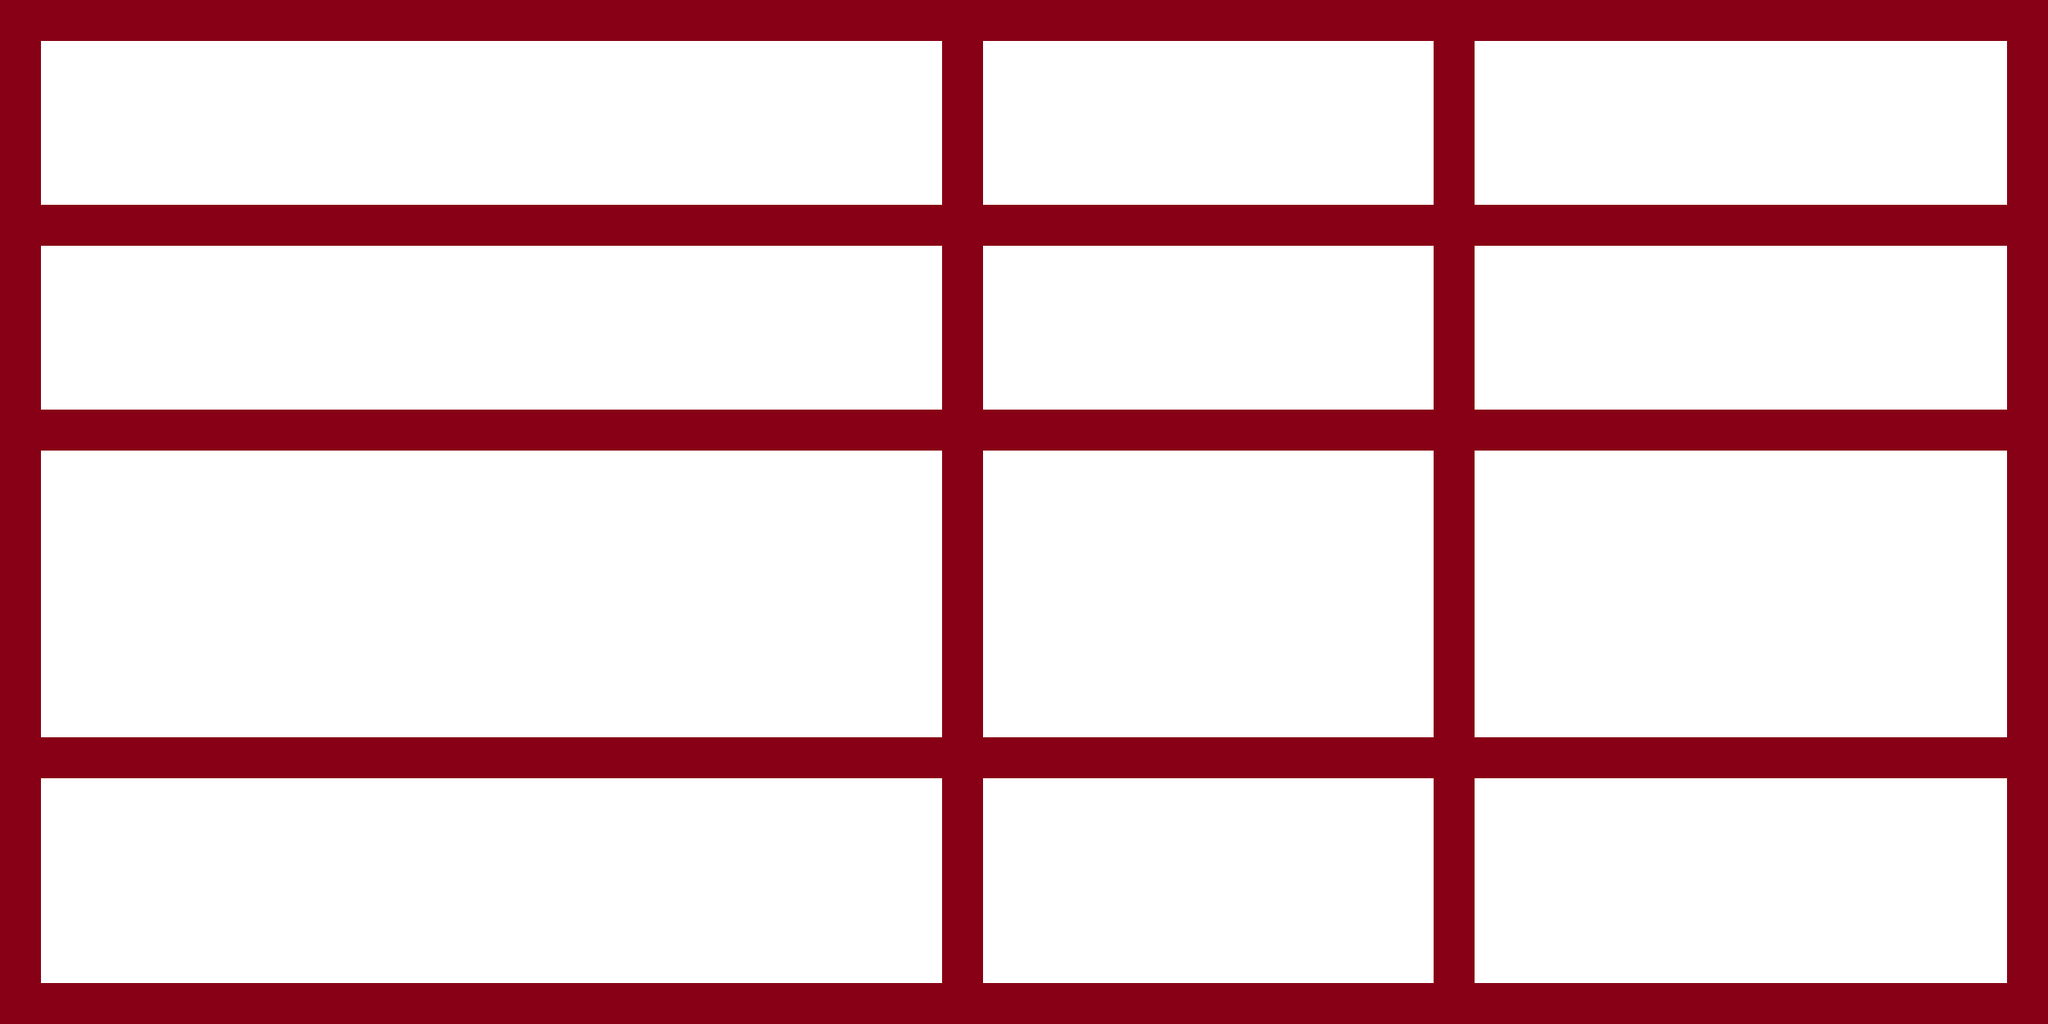

A 2D game scene composited from a Tiled map and its tileset images. What follows is a short description and the map's XML, with every tile layer's data as written:
An orthogonal 50x25 tile map with 50x50 px tiles, 2 tile layers (GulvLayer, VeggLayer).

<map version="1.2" tiledversion="1.2.1" orientation="orthogonal" renderorder="right-down" width="50" height="25" tilewidth="50" tileheight="50" infinite="0" nextlayerid="3" nextobjectid="1">
 <tileset firstgid="1" name="TestTileset" tilewidth="50" tileheight="50" tilecount="2" columns="2">
  <image source="TestTileset.png" width="100" height="50" />
 </tileset>
 <layer id="2" name="GulvLayer" width="50" height="25">
  <data encoding="csv">
0,0,0,0,0,0,0,0,0,0,0,0,0,0,0,0,0,0,0,0,0,0,0,0,0,0,0,0,0,0,0,0,0,0,0,0,0,0,0,0,0,0,0,0,0,0,0,0,0,0,
0,2,2,2,2,2,2,2,2,2,2,2,2,2,2,2,2,2,2,2,2,2,2,0,2,2,2,2,2,2,2,2,2,2,2,0,2,2,2,2,2,2,2,2,2,2,2,2,2,0,
0,2,2,2,2,2,2,2,2,2,2,2,2,2,2,2,2,2,2,2,2,2,2,0,2,2,2,2,2,2,2,2,2,2,2,0,2,2,2,2,2,2,2,2,2,2,2,2,2,0,
0,2,2,2,2,2,2,2,2,2,2,2,2,2,2,2,2,2,2,2,2,2,2,0,2,2,2,2,2,2,2,2,2,2,2,0,2,2,2,2,2,2,2,2,2,2,2,2,2,0,
0,2,2,2,2,2,2,2,2,2,2,2,2,2,2,2,2,2,2,2,2,2,2,0,2,2,2,2,2,2,2,2,2,2,2,0,2,2,2,2,2,2,2,2,2,2,2,2,2,0,
0,0,0,0,0,0,0,0,0,0,0,0,0,0,0,0,0,0,0,0,0,0,0,0,0,0,0,0,0,0,0,0,0,0,0,0,0,0,0,0,0,0,0,0,0,0,0,0,0,0,
0,2,2,2,2,2,2,2,2,2,2,2,2,2,2,2,2,2,2,2,2,2,2,0,2,2,2,2,2,2,2,2,2,2,2,0,2,2,2,2,2,2,2,2,2,2,2,2,2,0,
0,2,2,2,2,2,2,2,2,2,2,2,2,2,2,2,2,2,2,2,2,2,2,0,2,2,2,2,2,2,2,2,2,2,2,0,2,2,2,2,2,2,2,2,2,2,2,2,2,0,
0,2,2,2,2,2,2,2,2,2,2,2,2,2,2,2,2,2,2,2,2,2,2,0,2,2,2,2,2,2,2,2,2,2,2,0,2,2,2,2,2,2,2,2,2,2,2,2,2,0,
0,2,2,2,2,2,2,2,2,2,2,2,2,2,2,2,2,2,2,2,2,2,2,0,2,2,2,2,2,2,2,2,2,2,2,0,2,2,2,2,2,2,2,2,2,2,2,2,2,0,
0,0,0,0,0,0,0,0,0,0,0,0,0,0,0,0,0,0,0,0,0,0,0,0,0,0,0,0,0,0,0,0,0,0,0,0,0,0,0,0,0,0,0,0,0,0,0,0,0,0,
0,2,2,2,2,2,2,2,2,2,2,2,2,2,2,2,2,2,2,2,2,2,2,0,2,2,2,2,2,2,2,2,2,2,2,0,2,2,2,2,2,2,2,2,2,2,2,2,2,0,
0,2,2,2,2,2,2,2,2,2,2,2,2,2,2,2,2,2,2,2,2,2,2,0,2,2,2,2,2,2,2,2,2,2,2,0,2,2,2,2,2,2,2,2,2,2,2,2,2,0,
0,2,2,2,2,2,2,2,2,2,2,2,2,2,2,2,2,2,2,2,2,2,2,0,2,2,2,2,2,2,2,2,2,2,2,0,2,2,2,2,2,2,2,2,2,2,2,2,2,0,
0,2,2,2,2,2,2,2,2,2,2,2,2,2,2,2,2,2,2,2,2,2,2,0,2,2,2,2,2,2,2,2,2,2,2,0,2,2,2,2,2,2,2,2,2,2,2,2,2,0,
0,2,2,2,2,2,2,2,2,2,2,2,2,2,2,2,2,2,2,2,2,2,2,0,2,2,2,2,2,2,2,2,2,2,2,0,2,2,2,2,2,2,2,2,2,2,2,2,2,0,
0,2,2,2,2,2,2,2,2,2,2,2,2,2,2,2,2,2,2,2,2,2,2,0,2,2,2,2,2,2,2,2,2,2,2,0,2,2,2,2,2,2,2,2,2,2,2,2,2,0,
0,2,2,2,2,2,2,2,2,2,2,2,2,2,2,2,2,2,2,2,2,2,2,0,2,2,2,2,2,2,2,2,2,2,2,0,2,2,2,2,2,2,2,2,2,2,2,2,2,0,
0,0,0,0,0,0,0,0,0,0,0,0,0,0,0,0,0,0,0,0,0,0,0,0,0,0,0,0,0,0,0,0,0,0,0,0,0,0,0,0,0,0,0,0,0,0,0,0,0,0,
0,2,2,2,2,2,2,2,2,2,2,2,2,2,2,2,2,2,2,2,2,2,2,0,2,2,2,2,2,2,2,2,2,2,2,0,2,2,2,2,2,2,2,2,2,2,2,2,2,0,
0,2,2,2,2,2,2,2,2,2,2,2,2,2,2,2,2,2,2,2,2,2,2,0,2,2,2,2,2,2,2,2,2,2,2,0,2,2,2,2,2,2,2,2,2,2,2,2,2,0,
0,2,2,2,2,2,2,2,2,2,2,2,2,2,2,2,2,2,2,2,2,2,2,0,2,2,2,2,2,2,2,2,2,2,2,0,2,2,2,2,2,2,2,2,2,2,2,2,2,0,
0,2,2,2,2,2,2,2,2,2,2,2,2,2,2,2,2,2,2,2,2,2,2,0,2,2,2,2,2,2,2,2,2,2,2,0,2,2,2,2,2,2,2,2,2,2,2,2,2,0,
0,2,2,2,2,2,2,2,2,2,2,2,2,2,2,2,2,2,2,2,2,2,2,0,2,2,2,2,2,2,2,2,2,2,2,0,2,2,2,2,2,2,2,2,2,2,2,2,2,0,
0,0,0,0,0,0,0,0,0,0,0,0,0,0,0,0,0,0,0,0,0,0,0,0,0,0,0,0,0,0,0,0,0,0,0,0,0,0,0,0,0,0,0,0,0,0,0,0,0,0
</data>
 </layer>
 <layer id="1" name="VeggLayer" width="50" height="25">
  <data encoding="csv">
1,1,1,1,1,1,1,1,1,1,1,1,1,1,1,1,1,1,1,1,1,1,1,1,1,1,1,1,1,1,1,1,1,1,1,1,1,1,1,1,1,1,1,1,1,1,1,1,1,1,
1,0,0,0,0,0,0,0,0,0,0,0,0,0,0,0,0,0,0,0,0,0,0,1,0,0,0,0,0,0,0,0,0,0,0,1,0,0,0,0,0,0,0,0,0,0,0,0,0,1,
1,0,0,0,0,0,0,0,0,0,0,0,0,0,0,0,0,0,0,0,0,0,0,1,0,0,0,0,0,0,0,0,0,0,0,1,0,0,0,0,0,0,0,0,0,0,0,0,0,1,
1,0,0,0,0,0,0,0,0,0,0,0,0,0,0,0,0,0,0,0,0,0,0,1,0,0,0,0,0,0,0,0,0,0,0,1,0,0,0,0,0,0,0,0,0,0,0,0,0,1,
1,0,0,0,0,0,0,0,0,0,0,0,0,0,0,0,0,0,0,0,0,0,0,1,0,0,0,0,0,0,0,0,0,0,0,1,0,0,0,0,0,0,0,0,0,0,0,0,0,1,
1,1,1,1,1,1,1,1,1,1,1,1,1,1,1,1,1,1,1,1,1,1,1,1,1,1,1,1,1,1,1,1,1,1,1,1,1,1,1,1,1,1,1,1,1,1,1,1,1,1,
1,0,0,0,0,0,0,0,0,0,0,0,0,0,0,0,0,0,0,0,0,0,0,1,0,0,0,0,0,0,0,0,0,0,0,1,0,0,0,0,0,0,0,0,0,0,0,0,0,1,
1,0,0,0,0,0,0,0,0,0,0,0,0,0,0,0,0,0,0,0,0,0,0,1,0,0,0,0,0,0,0,0,0,0,0,1,0,0,0,0,0,0,0,0,0,0,0,0,0,1,
1,0,0,0,0,0,0,0,0,0,0,0,0,0,0,0,0,0,0,0,0,0,0,1,0,0,0,0,0,0,0,0,0,0,0,1,0,0,0,0,0,0,0,0,0,0,0,0,0,1,
1,0,0,0,0,0,0,0,0,0,0,0,0,0,0,0,0,0,0,0,0,0,0,1,0,0,0,0,0,0,0,0,0,0,0,1,0,0,0,0,0,0,0,0,0,0,0,0,0,1,
1,1,1,1,1,1,1,1,1,1,1,1,1,1,1,1,1,1,1,1,1,1,1,1,1,1,1,1,1,1,1,1,1,1,1,1,1,1,1,1,1,1,1,1,1,1,1,1,1,1,
1,0,0,0,0,0,0,0,0,0,0,0,0,0,0,0,0,0,0,0,0,0,0,1,0,0,0,0,0,0,0,0,0,0,0,1,0,0,0,0,0,0,0,0,0,0,0,0,0,1,
1,0,0,0,0,0,0,0,0,0,0,0,0,0,0,0,0,0,0,0,0,0,0,1,0,0,0,0,0,0,0,0,0,0,0,1,0,0,0,0,0,0,0,0,0,0,0,0,0,1,
1,0,0,0,0,0,0,0,0,0,0,0,0,0,0,0,0,0,0,0,0,0,0,1,0,0,0,0,0,0,0,0,0,0,0,1,0,0,0,0,0,0,0,0,0,0,0,0,0,1,
1,0,0,0,0,0,0,0,0,0,0,0,0,0,0,0,0,0,0,0,0,0,0,1,0,0,0,0,0,0,0,0,0,0,0,1,0,0,0,0,0,0,0,0,0,0,0,0,0,1,
1,0,0,0,0,0,0,0,0,0,0,0,0,0,0,0,0,0,0,0,0,0,0,1,0,0,0,0,0,0,0,0,0,0,0,1,0,0,0,0,0,0,0,0,0,0,0,0,0,1,
1,0,0,0,0,0,0,0,0,0,0,0,0,0,0,0,0,0,0,0,0,0,0,1,0,0,0,0,0,0,0,0,0,0,0,1,0,0,0,0,0,0,0,0,0,0,0,0,0,1,
1,0,0,0,0,0,0,0,0,0,0,0,0,0,0,0,0,0,0,0,0,0,0,1,0,0,0,0,0,0,0,0,0,0,0,1,0,0,0,0,0,0,0,0,0,0,0,0,0,1,
1,1,1,1,1,1,1,1,1,1,1,1,1,1,1,1,1,1,1,1,1,1,1,1,1,1,1,1,1,1,1,1,1,1,1,1,1,1,1,1,1,1,1,1,1,1,1,1,1,1,
1,0,0,0,0,0,0,0,0,0,0,0,0,0,0,0,0,0,0,0,0,0,0,1,0,0,0,0,0,0,0,0,0,0,0,1,0,0,0,0,0,0,0,0,0,0,0,0,0,1,
1,0,0,0,0,0,0,0,0,0,0,0,0,0,0,0,0,0,0,0,0,0,0,1,0,0,0,0,0,0,0,0,0,0,0,1,0,0,0,0,0,0,0,0,0,0,0,0,0,1,
1,0,0,0,0,0,0,0,0,0,0,0,0,0,0,0,0,0,0,0,0,0,0,1,0,0,0,0,0,0,0,0,0,0,0,1,0,0,0,0,0,0,0,0,0,0,0,0,0,1,
1,0,0,0,0,0,0,0,0,0,0,0,0,0,0,0,0,0,0,0,0,0,0,1,0,0,0,0,0,0,0,0,0,0,0,1,0,0,0,0,0,0,0,0,0,0,0,0,0,1,
1,0,0,0,0,0,0,0,0,0,0,0,0,0,0,0,0,0,0,0,0,0,0,1,0,0,0,0,0,0,0,0,0,0,0,1,0,0,0,0,0,0,0,0,0,0,0,0,0,1,
1,1,1,1,1,1,1,1,1,1,1,1,1,1,1,1,1,1,1,1,1,1,1,1,1,1,1,1,1,1,1,1,1,1,1,1,1,1,1,1,1,1,1,1,1,1,1,1,1,1
</data>
 </layer>
</map>